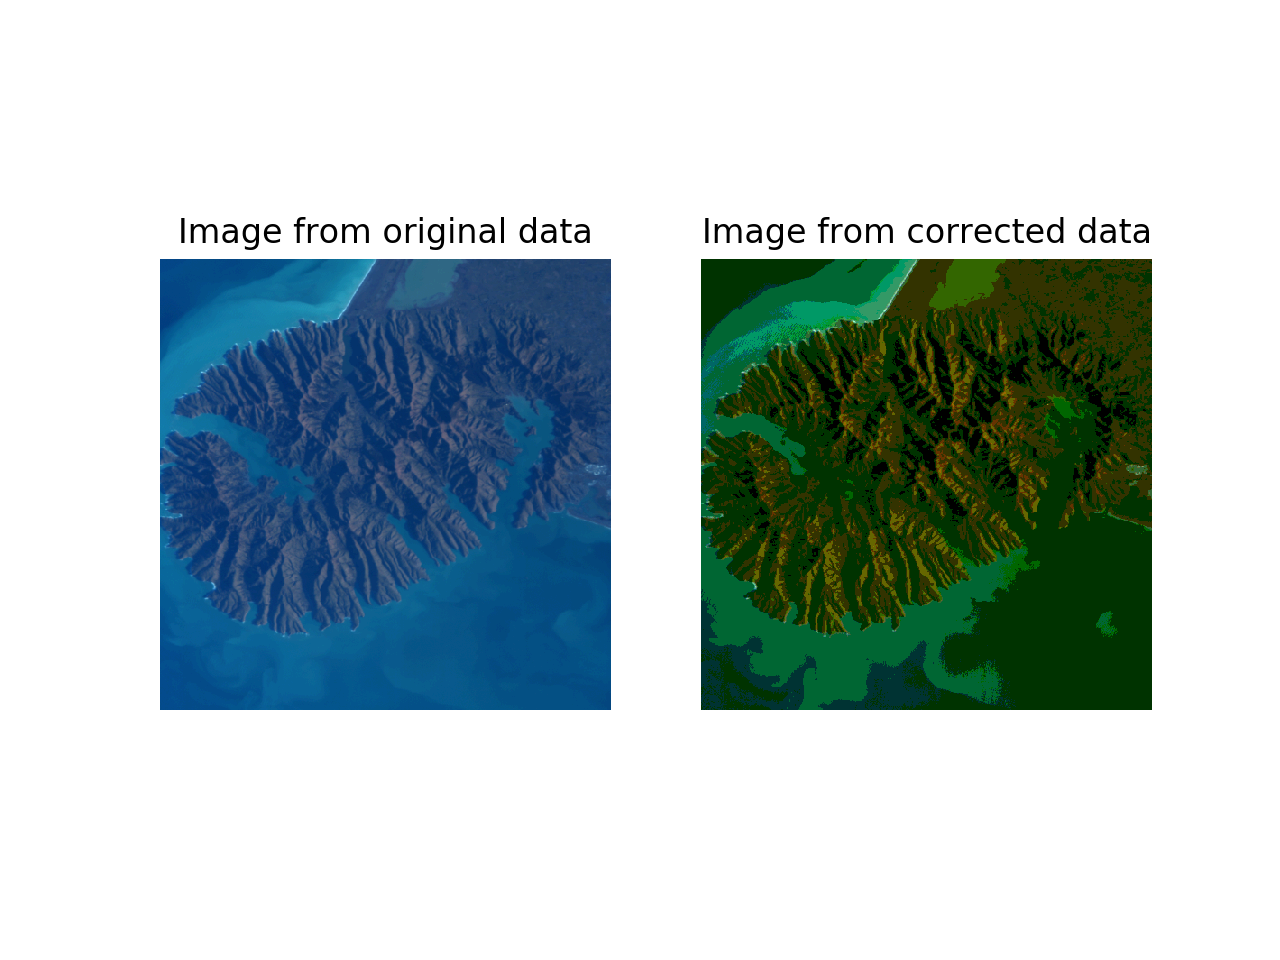

Recreate this plot in Python.
# ------------- TASK C -------------
import numpy as np
from tools import *
import matplotlib.pyplot as plt
from PIL import Image


def atmospheric_correction(img, valid_bands, calibrated_rs_1, calibrated_rs_2):
    points = [(20, 20), (100, 70)]
    img_corrected = img.copy()

    for band in range(100):
        if valid_bands[band]:
            if band % 10 == 0:
                print("wopwop, now reached iteration", band)
            A = np.ones((2, 2))
            A[0, 0] = A[0, 0] * calibrated_rs_1[band]
            A[1, 0] = A[1, 0] * calibrated_rs_2[band]

            y = np.array([img[points[0]][band], img[points[1]][band]])
            a, b = np.linalg.solve(A, y)

            for x in range(img_corrected.shape[0]):
                for y in range(img_corrected.shape[1]):
                    img_corrected[x, y, band] = (img[x, y, band] - b) / a
    return img_corrected


if __name__ == '__main__':
    deep_water_Rrs = np.loadtxt('data/deep_water_Rrs.txt')
    shallow_water_Rrs = np.loadtxt('data/shallow_water_Rrs.txt')
    valid_bands_Rrs = np.loadtxt('data/valid_bands_Rrs.txt')
    HICO_original, HICO_noisy, hico_wl, seawater_Rs = get_info('data/HICO.mat')
    #hico_wl_valid = hico_wl[6:57]

    HICO_corrected = atmospheric_correction(HICO_original, valid_bands_Rrs, deep_water_Rrs, shallow_water_Rrs)
    print(HICO_corrected.shape)

    fig, (im_old, im_est) = plt.subplots(ncols=2)
    img_old = pseudo_RGB_img(HICO_original, hico_wl)
    img_est = pseudo_RGB_img(HICO_corrected, hico_wl)

    im_old.axis('off')
    im_est.axis('off')
    im_old.set_title('Image from original data')
    im_est.set_title('Image from corrected data')

    im_old.imshow(img_old)
    im_est.imshow(img_est)

    fig1 = plt.gcf()
    plt.show()
    plt.draw()
    fig1.savefig('task_2c.png')
    plt.clf()  # close the figure window
